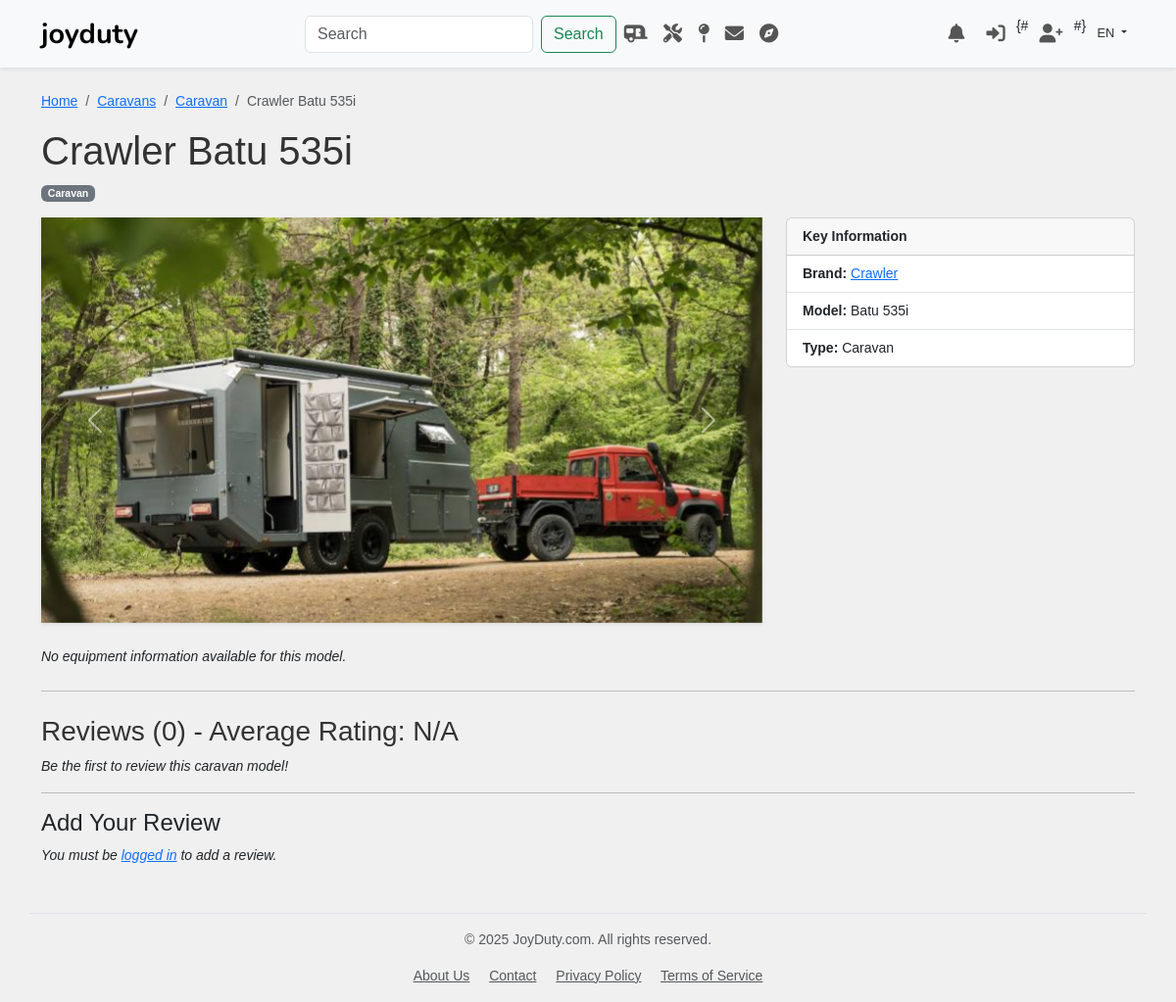
The page /caravans/detail/3/ on the database its author committed.
### caravans/models.py (models this page shows, shortened)
class CaravanModel(models.Model):
    brand = models.ForeignKey(
        Brand,
        on_delete=models.PROTECT, # Markaya bağlı model varken markanın silinmesini engelle
        related_name='caravan_models',
        verbose_name="Brand"
    )
    model_name = models.CharField(max_length=150, verbose_name="Model Name")
    created_by = models.ForeignKey(
        settings.AUTH_USER_MODEL,
        on_delete=models.SET_NULL, # Keep the caravan model if the user is deleted
        null=True, # Allow null for existing models or if creator is unknown
        blank=True, # Allow blank in forms
        related_name='created_caravan_models', # Reverse relation name
        verbose_name="Created By"
    )
    type = models.ForeignKey(
        CaravanType,
        on_delete=models.SET_NULL, # Tip silinirse modeli silme, null yap
        null=True,
        blank=True,
        related_name='caravan_models',
        verbose_name="Type"
    )
    year_start = models.PositiveSmallIntegerField(null=True, blank=True, verbose_name="Production Start Year")
    year_end = models.PositiveSmallIntegerField(null=True, blank=True, verbose_name="Production End Year (or leave blank if current)")
    description = models.TextField(blank=True, null=True, verbose_name="Description")
    length_mm = models.PositiveIntegerField(null=True, blank=True, verbose_name="Length (mm)")
    width_mm = models.PositiveIntegerField(null=True, blank=True, verbose_name="Width (mm)")
    height_mm = models.PositiveIntegerField(null=True, blank=True, verbose_name="Height (mm)")
    max_weight_kg = models.PositiveIntegerField(null=True, blank=True, verbose_name="Max Weight (kg)")
    berths = models.PositiveSmallIntegerField(null=True, blank=True, verbose_name="Number of Berths") # Yatak sayısı
    equipments = models.ManyToManyField(
        Equipment,
        through='CaravanEquipment', # İlişkiyi yönetecek ara model
        related_name='caravan_models',
        blank=True, # Bir modelin hiç ekipmanı olmayabilir (başlangıçta)
        verbose_name="Equipment"
    )
    is_approved = models.BooleanField(default=True, verbose_name="Approved") # Başlangıçta sadece admin ekleyecekse True olabilir
    created_at = models.DateTimeField(auto_now_add=True)
    updated_at = models.DateTimeField(auto_now=True)
    class Meta:
        verbose_name = "Caravan Model"
        verbose_name_plural = "Caravan Models"
        unique_together = ('brand', 'model_name')
        ordering = ['brand__name', 'model_name'] # Önce marka, sonra model adına göre sırala
    def __str__(self):
        return f"{self.brand.name} {self.model_name}"

class CaravanType(models.Model):
    name = models.CharField(max_length=100, unique=True, verbose_name="Type Name")
    slug = models.SlugField(max_length=120, unique=True, verbose_name="URL Slug")
    class Meta:
        verbose_name = "Caravan Type"
        verbose_name_plural = "Caravan Types"
        ordering = ['name']
    def get_absolute_url(self):
        return reverse('caravans:list_by_type', kwargs={'type_slug': self.slug})

class CaravanImage(models.Model):
    caravan_model = models.ForeignKey(
        CaravanModel,
        on_delete=models.CASCADE, # Model silinirse resimleri de sil
        related_name='images',    # Model üzerinden resimlere erişim: model.images.all()
        verbose_name="Caravan Model"
    )
    image = models.ImageField(upload_to='caravans/images/', verbose_name="Image")
    caption = models.CharField(max_length=200, blank=True, null=True, verbose_name="Caption") # Resim alt yazısı (opsiyonel)
    is_primary = models.BooleanField(default=False, verbose_name="Primary Image") # Ana resim mi?
    class Meta:
        verbose_name = "Caravan Image"
        verbose_name_plural = "Caravan Images"
        ordering = ['-is_primary', 'id'] # Önce ana resmi, sonra eklenme sırasına göre sırala

### brands/models.py (models this page shows, shortened)
class Brand(models.Model):
    name = models.CharField(max_length=100, unique=True, verbose_name="Brand Name")
    created_by = models.ForeignKey(
        settings.AUTH_USER_MODEL,
        on_delete=models.SET_NULL, # Keep the brand if the user is deleted
        null=True, # Allow null for existing brands or if creator is unknown
        blank=True, # Allow blank in forms
        related_name='created_brands', # Reverse relation name
        verbose_name="Created By"
    )
    slug = models.SlugField(max_length=120, unique=True, verbose_name="URL Slug")
    logo = models.ImageField(
        upload_to='brands/logos/',
        null=True,
        blank=True,
        verbose_name="Logo"
    )
    description = models.TextField(
        null=True,
        blank=True,
        verbose_name="Description"
    )
    website = models.URLField(
        max_length=200,
        null=True,
        blank=True,
        verbose_name="Website"
    )
    country_of_origin = models.ForeignKey(
        'geo.Country',
        on_delete=models.SET_NULL,
        null=True,
        blank=True,
        verbose_name="Country of Origin"
    )
    created_at = models.DateTimeField(default=timezone.now, verbose_name="Created At")
    class Meta:
        verbose_name = "Brand"          # Modelin tekil, okunabilir adı (Admin için)
        verbose_name_plural = "Brands" # Modelin çoğul, okunabilir adı (Admin için)
        ordering = ['name']             # Varsayılan sıralama (alfabetik)

### caravans/views.py (the view)
# urls.py: path('detail/<int:pk>/', views.caravan_detail_by_pk, name='detail_by_pk'),
def caravan_detail_by_pk(request, pk):
    caravan = get_object_or_404(
        CaravanModel.objects.select_related('brand', 'type')
                       .prefetch_related(
                           'images',
                           'caravanequipment_set__equipment'
                       ),
        pk=pk,
        is_approved=True
    )
    content_type = ContentType.objects.get_for_model(caravan)
    reviews = Review.objects.filter(
        content_type=content_type,
        object_id=caravan.pk
    ).select_related('user').order_by('-created_at')
    if reviews:
        total_rating = sum(review.rating for review in reviews if review.rating)
        average_rating = total_rating / len(reviews)
    else:
        average_rating = None
    review_form = ReviewForm()
    all_equipment_items = caravan.caravanequipment_set.all()
    standard_equipment = [item for item in all_equipment_items if item.is_standard]
    optional_equipment = [item for item in all_equipment_items if not item.is_standard]
    context = {
        'caravan': caravan,
        'standard_equipment': standard_equipment,
        'optional_equipment': optional_equipment,
        'reviews': reviews,
        'review_form': review_form,
        'average_rating': average_rating,
    }
    return render(request, 'caravans/caravan_detail.html', context)

### reviews/forms.py
class ReviewForm(forms.ModelForm):
    RATING_CHOICES = [(i, str(i)) for i in range(1, 6)] # [(1, '1'), (2, '2'), ..., (5, '5')]
    rating = forms.ChoiceField(
        choices=[('', 'Rate this... (Optional)')] + RATING_CHOICES, # Başlangıçta boş seçenek
        required=False, # Puanlama zorunlu değil
        widget=forms.Select(attrs={'class': 'form-select form-select-sm w-auto'}) # Bootstrap stili ve küçük boyut
    )
    class Meta:
        model = Review
        fields = ['text', 'rating']
        widgets = {
            'text': forms.Textarea(attrs={
                'rows': 4, # Metin alanının yüksekliği
                'placeholder': 'Share your thoughts and experiences...',
                'class': 'form-control' # Bootstrap stili
            }),
        }
        labels = {
            'text': 'Your Review', # Alan etiketini özelleştir
            'rating': 'Your Rating',
        }
        help_texts = {
            'text': 'Please be respectful and provide constructive feedback.',
            'rating': 'Select a rating from 1 (worst) to 5 (best).',
        }

### templates/caravans/caravan_detail.html (shortened to what this page needs)
{% extends "base.html" %}
{% load contenttypes %}
{% load static i18n %}
{% block content %}
  <nav aria-label="breadcrumb" class="mb-3">
    <ol class="breadcrumb">
      <li class="breadcrumb-item"><a href="{% url 'home' %}">{% trans "Home" %}</a></li>
      <li class="breadcrumb-item"><a href="{% url 'caravans:list' %}">{% trans "Caravans" %}</a></li>
      {% if caravan.type %}
        <li class="breadcrumb-item"><a href="{{ caravan.type.get_absolute_url }}">{{ caravan.type.name }}</a></li>
      {% endif %}
      <li class="breadcrumb-item active" aria-current="page">{{ caravan }}</li>
    </ol>
  </nav>
  <h1>{{ caravan }}</h1>
  {% if caravan.type %}
    <span class="badge bg-secondary mb-3">{{ caravan.type.name }}</span>
  {% endif %}
  <div class="row mb-4">
    <div class="col-md-8">
      {% with images=caravan.images.all %}
        {% if images %}
          <div id="caravanImageCarousel" class="carousel slide shadow-sm mb-3 mb-md-0" data-bs-ride="carousel">
            <div class="carousel-inner">
              {% for img in images %}
                <div class="carousel-item {% if img.is_primary or forloop.first %}active{% endif %}">
                  <img src="{{ img.image.url }}" class="d-block w-100" alt="{{ img.caption|default:caravan }}" style="aspect-ratio: 16 / 9; object-fit: cover;">
                </div>
              {% endfor %}
            </div>
            {% if images|length > 1 %}
              <button class="carousel-control-prev" type="button" data-bs-target="#caravanImageCarousel" data-bs-slide="prev">
                <span class="carousel-control-prev-icon" aria-hidden="true"></span>
              </button>
              <button class="carousel-control-next" type="button" data-bs-target="#caravanImageCarousel" data-bs-slide="next">
                <span class="carousel-control-next-icon" aria-hidden="true"></span>
              </button>
            {% endif %}
          </div>
        {% else %}
          <img src="{% static 'images/placeholder.png' %}" class="img-fluid rounded shadow-sm" alt="{% trans 'No image available' %}" style="background-color: #f8f9fa;">
        {% endif %}
      {% endwith %}
    </div>
    <div class="col-md-4">
      <div class="card">
        <div class="card-header">
          <strong>{% trans "Key Information" %}</strong>
        </div>
        <ul class="list-group list-group-flush">
          <li class="list-group-item"><strong>{% trans "Brand" %}:</strong> <a href="{% url 'brands:detail' slug=caravan.brand.slug %}">{{ caravan.brand.name }}</a></li>
          <li class="list-group-item"><strong>{% trans "Model" %}:</strong> {{ caravan.model_name }}</li>
          {% if caravan.type %}<li class="list-group-item"><strong>{% trans "Type" %}:</strong> {{ caravan.type.name }}</li>{% endif %}
        </ul>
      </div>
    </div>
  </div>
  {% if standard_equipment or optional_equipment %}
      <div class="row mb-4">
        <div class="col-md-6">
          <h3>{% trans "Standard Equipment" %}</h3>
          {% if standard_equipment %}
            <ul class="list-unstyled">
              {% for item in standard_equipment %}
                <li><i class="fas fa-check text-success me-2"></i><a href="{% url 'equipment:detail_by_pk' pk=item.equipment.pk %}">{{ item.equipment }}</a></li>
              {% endfor %}
            </ul>
          {% else %}
            <p><em>{% trans "No standard equipment listed." %}</em></p>
          {% endif %}
        </div>
        <div class="col-md-6">
          <h3>{% trans "Optional Equipment" %}</h3>
          {% if optional_equipment %}
            <ul class="list-unstyled">
              {% for item in optional_equipment %}
                 <li><i class="fas fa-plus text-info me-2"></i><a href="{% url 'equipment:detail_by_pk' pk=item.equipment.pk %}">{{ item.equipment }}</a></li>
              {% endfor %}
            </ul>
          {% else %}
             <p><em>{% trans "No optional equipment listed." %}</em></p>
          {% endif %}
        </div>
      </div>
  {% else %}
       <p><em>{% trans "No equipment information available for this model." %}</em></p>
  {% endif %}
  <hr class="my-4">
  <h3>{% trans "Reviews" %} ({{ reviews.count }}) - {% trans "Average Rating" %}: {{ average_rating|default:"N/A" }}</h3>
  <div id="reviews-section">
      {% if reviews %}
          {% for review in reviews %}
              <div class="card mb-3 shadow-sm">
                  <div class="card-body">
                      <h6 class="card-subtitle mb-2 text-muted">
                          <i class="fas fa-user me-1"></i> {{ review.user.username }}
                          <small class="ms-2">- {{ review.created_at|date:"d M Y, H:i" }}</small>
                      </h6>
                      {% if review.rating %}
                          <p class="mb-1">
                              {% trans "Rating" %}:
                              {% for i in "12345"|make_list %}
                                  {% if i|add:"0" <= review.rating %}
                                      <i class="fas fa-star text-warning"></i>
                                  {% else %}
                                      <i class="far fa-star text-warning"></i>
                                  {% endif %}
                              {% endfor %}
                              ({{ review.rating }}/5)
                          </p>
                      {% endif %}
                      <p class="card-text">{{ review.text|linebreaksbr }}</p>
                  </div>
              </div>
          {% endfor %}
      {% else %}
          <p><em>{% trans "Be the first to review this caravan model!" %}</em></p>
      {% endif %}
      <hr>
      <h4>{% trans "Add Your Review" %}</h4>
      {% if user.is_authenticated %}
       {% get_content_type caravan as caravan_content_type %}
       <form action="{% url 'reviews:add_review' content_type_id=caravan_content_type.id object_id=caravan.pk %}" method="post">
           {% csrf_token %}
           {{ review_form.as_p }}
           <button type="submit" class="btn btn-primary mt-2">{% trans "Submit Review" %}</button>
       </form>
      {% else %}
          <p><em>{% trans "You must be" %} <a href="{% url 'accounts:login' %}?next={{ request.path }}">{% trans "logged in" %}</a> {% trans "to add a review." %}</em></p>
      {% endif %}
  </div>
{% endblock content %}

### static/css/custom.css (style rules this page uses)
body { font-family: sans-serif; background-color: #f0f0f0; font-size: 14px; }
h1, h2, h3 { color: #333; }
.card { background-color: #fff; }

### rows shown on the page
CaravanModel: type.name "Caravan", brand+model_name "Crawler Batu 535i", brand.name "Crawler", model_name "Batu 535i"
CaravanImage: image (picture)

### other values the page prints
{{ LANGUAGE_CODE|upper }} "EN"
{{ reviews.count }} "0"
{{ average_rating|default:"N/A" }} "N/A"
